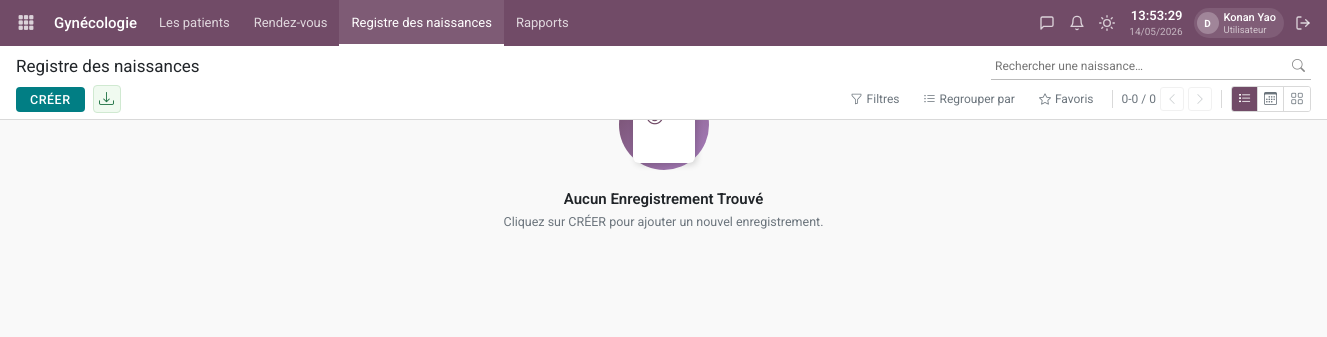
Page /gynecologie/naissances/ (signed in) on the earlier database version.
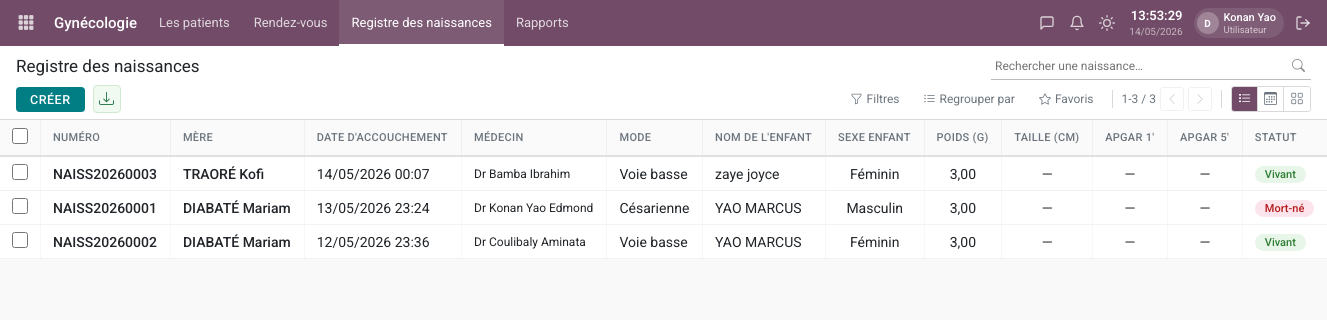
Same page on the later database version.
### patients/models.py (models this page shows, shortened)
class Naissance(models.Model):
    SEXE = [('M', 'Masculin'), ('F', 'Féminin')]
    MODE = [
        ('voie_basse', 'Voie basse'),
        ('cesarienne', 'Césarienne'),
        ('forceps', 'Forceps'),
        ('ventouse', 'Ventouse'),
    ]
    STATUT = [('vivant', 'Vivant'), ('mort_ne', 'Mort-né')]
    STATUT_DOSSIER = [('brouillon', 'Brouillon'), ('termine', 'Terminé')]
    GROUPE_SANGUIN = [('A+','A+'),('A-','A-'),('B+','B+'),('B-','B-'),('AB+','AB+'),('AB-','AB-'),('O+','O+'),('O-','O-')]
    EDUCATION = [('','—'),('aucun','Aucun'),('primaire','Primaire'),('secondaire','Secondaire'),('superieur','Supérieur')]
    numero = models.CharField(max_length=20, unique=True, editable=False)
    mere = models.ForeignKey(Patient, on_delete=models.CASCADE, related_name='naissances', verbose_name='Mère')
    medecin = models.ForeignKey('medecins.Medecin', on_delete=models.SET_NULL, null=True, blank=True, verbose_name='Médecin')
    date_accouchement = models.DateTimeField(verbose_name="Date d'accouchement")
    lieu_naissance = models.CharField(max_length=100, blank=True, verbose_name="Lieu de naissance")
    mode_accouchement = models.CharField(max_length=20, choices=MODE, default='voie_basse', verbose_name="Mode d'accouchement")
    nom_enfant = models.CharField(max_length=100, blank=True, verbose_name="Nom de l'enfant")
    prenoms_enfant = models.CharField(max_length=200, blank=True, verbose_name="Prénoms de l'enfant")
    sexe_enfant = models.CharField(max_length=1, choices=SEXE, verbose_name="Sexe de l'enfant")
    poids_naissance = models.DecimalField(max_digits=6, decimal_places=2, null=True, blank=True, verbose_name="Poids (g)")
    groupe_sanguin_enfant = models.CharField(max_length=3, choices=GROUPE_SANGUIN, blank=True, verbose_name="Groupe sanguin")
    taux_hemoglobine = models.DecimalField(max_digits=5, decimal_places=2, null=True, blank=True, verbose_name="Taux d'hémoglobine")
    taille_naissance = models.DecimalField(max_digits=4, decimal_places=1, null=True, blank=True, verbose_name="Taille (cm)")
    apgar_1min = models.IntegerField(null=True, blank=True, verbose_name="Apgar 1 min")
    apgar_5min = models.IntegerField(null=True, blank=True, verbose_name="Apgar 5 min")
    statut = models.CharField(max_length=10, choices=STATUT, default='vivant')
    info_parents = models.TextField(blank=True, verbose_name="Information sur les parents")
    education_mere = models.CharField(max_length=20, choices=EDUCATION, blank=True, verbose_name="Éducation")
    age_mere = models.IntegerField(null=True, blank=True, verbose_name="Âge de la mère")
    parite = models.IntegerField(default=0, verbose_name="Parité")
    nombre_garcons = models.IntegerField(default=0, verbose_name="Garçon(s)")
    nombre_filles = models.IntegerField(default=0, verbose_name="Fille(s)")
    remarques = models.TextField(blank=True, verbose_name="Remarques")
    statut_dossier = models.CharField(max_length=20, choices=STATUT_DOSSIER, default='brouillon', verbose_name="Statut du dossier")
    date_creation = models.DateTimeField(auto_now_add=True)
    class Meta:
        verbose_name = "Naissance"
        ordering = ['-date_accouchement']

class Patient(models.Model):
    SEXE = [('M', 'Masculin'), ('F', 'Féminin')]
    GROUPE_SANGUIN = [('A+','A+'),('A-','A-'),('B+','B+'),('B-','B-'),('AB+','AB+'),('AB-','AB-'),('O+','O+'),('O-','O-')]
    code_patient = models.CharField(max_length=20, unique=True, editable=False)
    nom = models.CharField(max_length=100)
    prenoms = models.CharField(max_length=200)
    date_naissance = models.DateField()
    lieu_naissance = models.CharField(max_length=100, blank=True)
    sexe = models.CharField(max_length=1, choices=SEXE)
    nationalite = models.CharField(max_length=50, default='Ivoirienne')
    profession = models.CharField(max_length=100, blank=True)
    telephone = models.CharField(max_length=20)
    telephone2 = models.CharField(max_length=20, blank=True)
    email = models.EmailField(blank=True)
    adresse = models.TextField(blank=True)
    ville = models.CharField(max_length=100, default='Yamoussoukro')
    groupe_sanguin = models.CharField(max_length=3, choices=GROUPE_SANGUIN, blank=True)
    allergies = models.TextField(blank=True)
    antecedents = models.TextField(blank=True)
    assurance = models.ForeignKey(Assurance, null=True, blank=True, on_delete=models.SET_NULL)
    numero_assurance = models.CharField(max_length=100, blank=True)
    date_expiration_assurance = models.DateField(null=True, blank=True)
    contact_urgence_nom = models.CharField(max_length=200, blank=True)
    contact_urgence_telephone = models.CharField(max_length=20, blank=True)
    date_creation = models.DateTimeField(auto_now_add=True)
    date_modification = models.DateTimeField(auto_now=True)
    actif = models.BooleanField(default=True)
    photo = models.ImageField(upload_to='patients/', blank=True, null=True)
    class Meta:
        verbose_name = "Patient"
        ordering = ['-date_creation']

### medecins/models.py (models this page shows)
class Medecin(models.Model):
    user = models.OneToOneField(User, on_delete=models.SET_NULL, null=True, blank=True)
    matricule = models.CharField(max_length=20, unique=True)
    nom = models.CharField(max_length=100)
    prenoms = models.CharField(max_length=200)
    specialite = models.ForeignKey(Specialite, on_delete=models.SET_NULL, null=True)
    telephone = models.CharField(max_length=20)
    email = models.EmailField(blank=True)
    ordre_medecin = models.CharField(max_length=50, blank=True)
    taux_honoraire = models.DecimalField(max_digits=10, decimal_places=2, default=0)
    actif = models.BooleanField(default=True)
    date_creation = models.DateTimeField(auto_now_add=True)
    def __str__(self): return f"Dr {self.nom} {self.prenoms}"
    class Meta:
        verbose_name = "Médecin"
        ordering = ['nom']

### core/views.py (the view, shortened to what this page needs)
# urls.py: path('gynecologie/naissances/', views.gynecologie_registre_naissance, name='gynecologie_naissances'),
@login_required(login_url='login')
def gynecologie_registre_naissance(request):
    from patients.models import Naissance
    from django.core.paginator import Paginator
    from django.db.models import Q
    export = request.GET.get('export', '')
    q = request.GET.get('q', '').strip()
    filter_type  = request.GET.get('filter_type', '')
    date_precise = request.GET.get('date_precise', '')
    date_debut   = request.GET.get('date_debut', '')
    date_fin     = request.GET.get('date_fin', '')
    filtre_statut = request.GET.get('filtre_statut', '')
    group_by = request.GET.get('group_by', '')
    naissances = Naissance.objects.select_related('mere', 'medecin', 'mere__assurance')
    if filter_type == 'mois':
        now = timezone.now()
        naissances = naissances.filter(
            date_accouchement__month=now.month,
            date_accouchement__year=now.year,
        )
    elif filter_type == 'date' and date_precise:
        naissances = naissances.filter(date_accouchement__date=date_precise)
    elif filter_type == 'plage':
        if date_debut:
            naissances = naissances.filter(date_accouchement__date__gte=date_debut)
        if date_fin:
            naissances = naissances.filter(date_accouchement__date__lte=date_fin)
    if filtre_statut in ('vivant', 'mort_ne'):
        naissances = naissances.filter(statut=filtre_statut)
    ORDER_MAP = {
        'annee':         'date_accouchement',
        'trimestre':     'date_accouchement',
        'mois':          'date_accouchement',
        'semaine':       'date_accouchement',
        'jour':          'date_accouchement',
        'mere':          'mere__nom',
        'medecin':       'medecin__nom',
        'mode':          'mode_accouchement',
        'statut':        'statut',
        'genre':         'sexe_enfant',
        'groupe_sanguin':'groupe_sanguin_enfant',
        'lieu':          'lieu_naissance',
        'parite':        'parite',
        'education':     'education_mere',
        'cree_le':       'date_creation',
    }
    order_field = ORDER_MAP.get(group_by, '-date_accouchement')
    naissances = naissances.order_by(order_field)
    from itertools import groupby as py_groupby
    from django.utils.formats import date_format
    def get_group_key(n):
        if group_by == 'annee':
            return str(n.date_accouchement.year)
        if group_by == 'trimestre':
            q = (n.date_accouchement.month - 1) // 3 + 1
            return f"T{q} {n.date_accouchement.year}"
        if group_by == 'mois':
            return n.date_accouchement.strftime('%B %Y').capitalize()
        if group_by == 'semaine':
            return f"Semaine {n.date_accouchement.strftime('%W')} – {n.date_accouchement.year}"
        if group_by == 'jour':
            return n.date_accouchement.strftime('%d/%m/%Y')
        if group_by == 'mere':
            return f"{n.mere.nom.upper()} {n.mere.prenoms}"
        if group_by == 'medecin':
            return str(n.medecin) if n.medecin else '— Sans médecin'
        if group_by == 'mode':
            return n.get_mode_accouchement_display()
        if group_by == 'statut':
            return n.get_statut_display()
        if group_by == 'genre':
            return 'Féminin' if n.sexe_enfant == 'F' else 'Masculin'
        if group_by == 'groupe_sanguin':
            return n.groupe_sanguin_enfant or '—'
        if group_by == 'lieu':
            return n.lieu_naissance or '—'
        if group_by == 'parite':
            return f"Parité {n.parite}"
        if group_by == 'education':
            return n.get_education_mere_display() or '—'
        if group_by == 'cree_le':
            return n.date_creation.strftime('%d/%m/%Y')
        return None
    naissances_list = list(naissances)
    grouped_data = None
    if group_by and naissances_list:
        grouped_data = [(k, list(v)) for k, v in py_groupby(naissances_list, key=get_group_key)]
    paginator = Paginator(naissances_list, 80)
    page_number = request.GET.get('page')
    page_obj = paginator.get_page(page_number)
    breadcrumb = [
        {'title': 'Accueil', 'url': '/'},
        {'title': 'Gynécologie', 'url': '/gynecologie/'},
        {'title': 'Registre des naissances'},
    ]
    return render(request, 'gynecologie/registre_naissance.html', {
        'page_obj': page_obj,
        'grouped_data': grouped_data,
        'group_by': group_by,
        'breadcrumb': breadcrumb,
        'filter_type': filter_type,
        'date_precise': date_precise,
        'date_debut': date_debut,
        'date_fin': date_fin,
        'filtre_statut': filtre_statut,
    })

### templates/gynecologie/registre_naissance.html (shortened to what the changed rows need)
{% extends 'gynecologie/base.html' %}
{% load static %}
{% block extra_css %}
<link rel="stylesheet" href="https://cdn.jsdelivr.net/npm/bootstrap-icons@1.11.3/font/bootstrap-icons.min.css">
{% endblock %}
{% block content %}
<div class="o-subheader">
  <div class="o-subheader-row">
    <div class="o-subheader-row-right">
      <div class="o-pagination">
        <span>{{ page_obj.start_index }}-{{ page_obj.end_index }} / {{ page_obj.paginator.count }}</span>
        <a class="o-pag-btn {% if not page_obj.has_previous %}disabled{% endif %}"
           href="{% if page_obj.has_previous %}?page={{ page_obj.previous_page_number }}{% if request.GET.q %}&q={{ request.GET.q }}{% endif %}{% else %}#{% endif %}">
          <i class="bi bi-chevron-left"></i>
        </a>
        <a class="o-pag-btn {% if not page_obj.has_next %}disabled{% endif %}"
           href="{% if page_obj.has_next %}?page={{ page_obj.next_page_number }}{% if request.GET.q %}&q={{ request.GET.q }}{% endif %}{% else %}#{% endif %}">
          <i class="bi bi-chevron-right"></i>
        </a>
      </div>
    </div>
  </div>
</div>
{% if page_obj.paginator.count %}
<div class="o-list-wrap" style="margin-top: 119px;">
  <table class="o-list">
    <thead>
      <tr>
        <th class="th-cb"><input type="checkbox" class="o-cb" id="chk-all"></th>
        <th>Numéro</th>
        <th>Mère</th>
        <th>Date d'accouchement</th>
        <th>Médecin</th>
        <th>Mode</th>
        <th>Nom de l'enfant</th>
        <th class="td-center">Sexe enfant</th>
        <th class="td-center">Poids (g)</th>
        <th class="td-center">Taille (cm)</th>
        <th class="td-center">Apgar 1'</th>
        <th class="td-center">Apgar 5'</th>
        <th>Statut</th>
      </tr>
    </thead>
    <tbody>
      {% if grouped_data %}
        {% for grp_key, grp_rows in grouped_data %}
        <tr class="grp-header">
          <td colspan="13">{{ grp_key }}<span class="grp-count">{{ grp_rows|length }}</span></td>
        </tr>
        {% for n in grp_rows %}
        <tr onclick="window.location='/admin/patients/naissance/{{ n.pk }}/change/'">
          <td class="td-cb"><input type="checkbox" class="o-cb" onclick="event.stopPropagation()"></td>
          <td class="td-code">{{ n.numero }}</td>
          <td class="td-name">{{ n.mere.nom|upper }} {{ n.mere.prenoms }}</td>
          <td>{{ n.date_accouchement|date:"d/m/Y H:i" }}</td>
          <td class="td-doctor">{% if n.medecin %}{{ n.medecin }}{% else %}—{% endif %}</td>
          <td>{{ n.get_mode_accouchement_display }}</td>
          <td>{% if n.nom_enfant %}{{ n.nom_enfant }} {{ n.prenoms_enfant }}{% else %}—{% endif %}</td>
          <td class="td-center">{% if n.sexe_enfant == 'F' %}Féminin{% elif n.sexe_enfant == 'M' %}Masculin{% else %}—{% endif %}</td>
          <td class="td-center">{% if n.poids_naissance %}{{ n.poids_naissance }}{% else %}—{% endif %}</td>
          <td class="td-center">{% if n.taille_naissance %}{{ n.taille_naissance }}{% else %}—{% endif %}</td>
          <td class="td-center">{% if n.apgar_1min is not None %}{{ n.apgar_1min }}{% else %}—{% endif %}</td>
          <td class="td-center">{% if n.apgar_5min is not None %}{{ n.apgar_5min }}{% else %}—{% endif %}</td>
          <td><span class="o-badge badge-{{ n.statut }}">{{ n.get_statut_display }}</span></td>
        </tr>
        {% endfor %}
        {% endfor %}
      {% else %}
        {% for n in page_obj %}
        <tr onclick="window.location='/admin/patients/naissance/{{ n.pk }}/change/'">
          <td class="td-cb"><input type="checkbox" class="o-cb" onclick="event.stopPropagation()"></td>
          <td class="td-code">{{ n.numero }}</td>
          <td class="td-name">{{ n.mere.nom|upper }} {{ n.mere.prenoms }}</td>
          <td>{{ n.date_accouchement|date:"d/m/Y H:i" }}</td>
          <td class="td-doctor">{% if n.medecin %}{{ n.medecin }}{% else %}—{% endif %}</td>
          <td>{{ n.get_mode_accouchement_display }}</td>
          <td>{% if n.nom_enfant %}{{ n.nom_enfant }} {{ n.prenoms_enfant }}{% else %}—{% endif %}</td>
          <td class="td-center">{% if n.sexe_enfant == 'F' %}Féminin{% elif n.sexe_enfant == 'M' %}Masculin{% else %}—{% endif %}</td>
          <td class="td-center">{% if n.poids_naissance %}{{ n.poids_naissance }}{% else %}—{% endif %}</td>
          <td class="td-center">{% if n.taille_naissance %}{{ n.taille_naissance }}{% else %}—{% endif %}</td>
          <td class="td-center">{% if n.apgar_1min is not None %}{{ n.apgar_1min }}{% else %}—{% endif %}</td>
          <td class="td-center">{% if n.apgar_5min is not None %}{{ n.apgar_5min }}{% else %}—{% endif %}</td>
          <td><span class="o-badge badge-{{ n.statut }}">{{ n.get_statut_display }}</span></td>
        </tr>
        {% endfor %}
      {% endif %}
    </tbody>
  </table>
</div>
{% else %}
<div class="o-empty-state">
  <div class="o-empty-illustration"></div>
  <div class="o-empty-title">Aucun Enregistrement Trouvé</div>
  <div class="o-empty-sub">Cliquez sur CRÉER pour ajouter un nouvel enregistrement.</div>
</div>
{% endif %}
{% endblock %}

Differences in the rows shown:
added Naissance: numero "NAISS20260003", mere.nom "TRAORÉ", mere.prenoms "Kofi", date_accouchement "14/05/2026 00:07", medecin "Dr Bamba Ibrahim", mode_accouchement "Voie basse", nom_enfant "zaye", prenoms_enfant "joyce", sexe_enfant "Féminin", poids_naissance "3,00", statut "Vivant"
added Naissance: numero "NAISS20260001", mere.nom "DIABATÉ", mere.prenoms "Mariam", date_accouchement "13/05/2026 23:24", medecin "Dr Konan Yao Edmond", mode_accouchement "Césarienne", nom_enfant "YAO", prenoms_enfant "MARCUS", sexe_enfant "Masculin", poids_naissance "3,00", statut "Mort-né"
added Naissance: numero "NAISS20260002", mere.nom "DIABATÉ", mere.prenoms "Mariam", date_accouchement "12/05/2026 23:36", medecin "Dr Coulibaly Aminata", mode_accouchement "Voie basse", nom_enfant "YAO", prenoms_enfant "MARCUS", sexe_enfant "Féminin", poids_naissance "3,00", statut "Vivant"
Other differences:
{{ page_obj.start_index }}: "0" → "1"
{{ page_obj.end_index }}: "0" → "3"
{{ page_obj.paginator.count }}: "0" → "3"
form field value: (not shown) → "☐"
text no longer shown: "Aucun Enregistrement Trouvé Cliquez sur CRÉER pour ajouter un nouvel enregistrement."
text now shown: "NUMÉRO MÈRE DATE D'ACCOUCHEMENT MÉDECIN MODE NOM DE L'ENFANT SEXE ENFANT POIDS (G) TAILLE (CM) APGAR 1' APGAR 5' STATUT"
